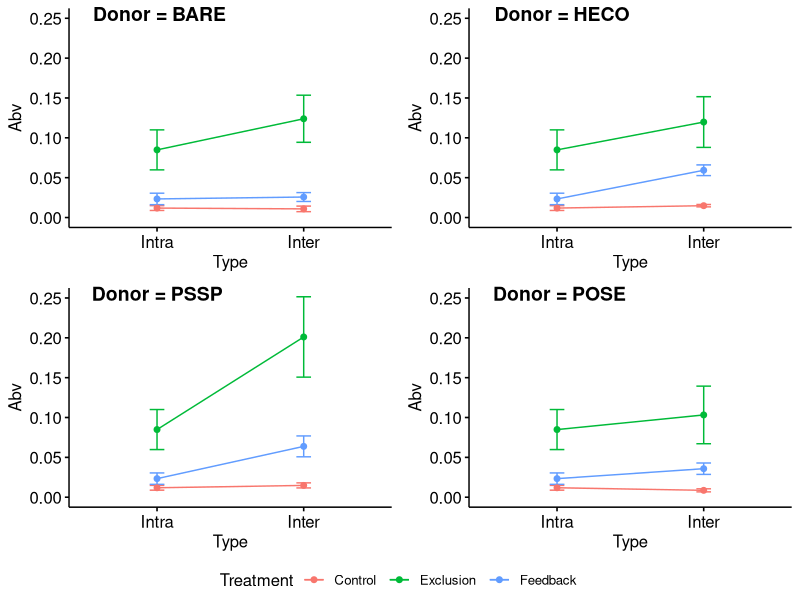
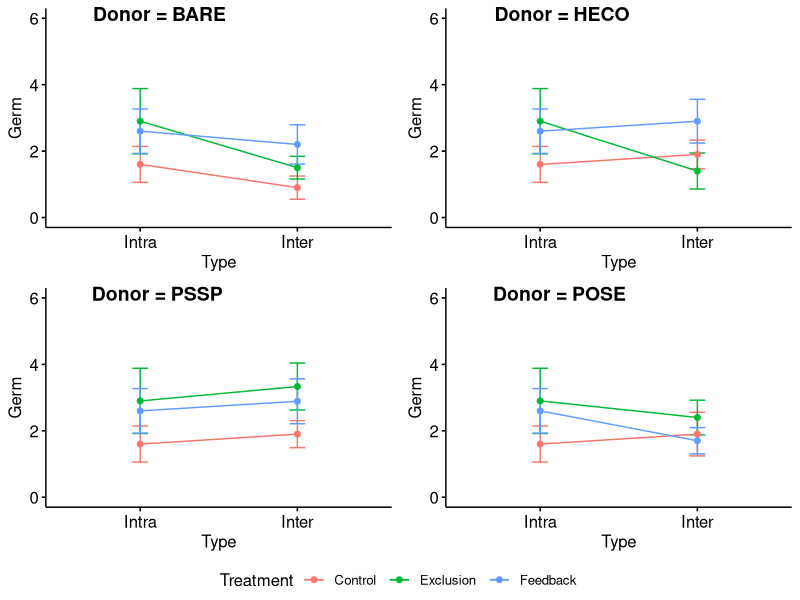
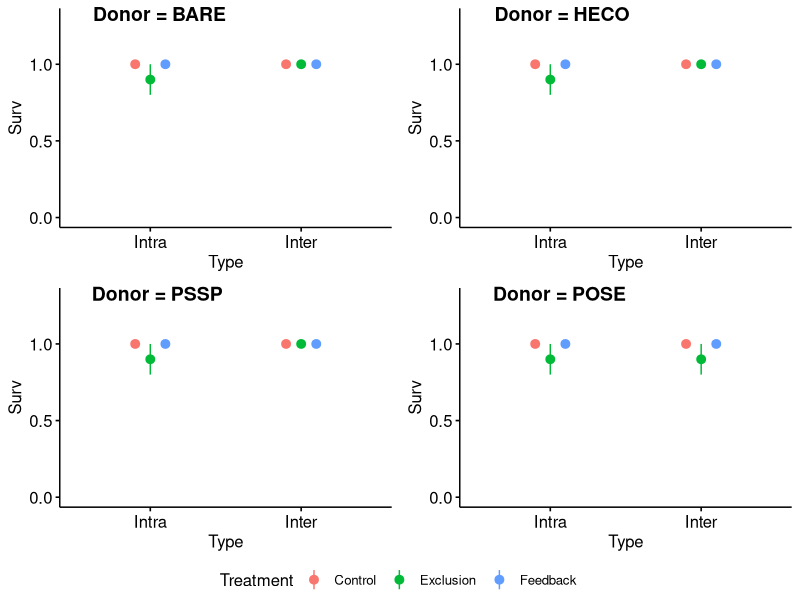
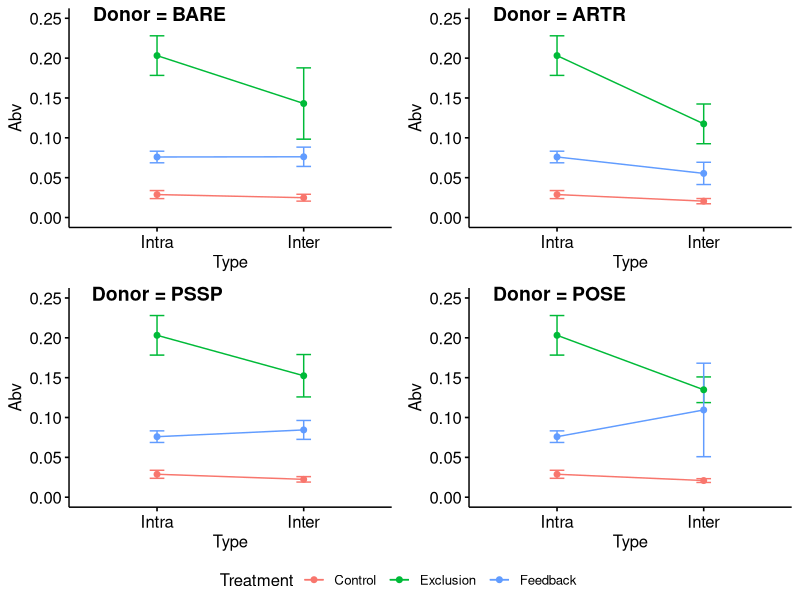
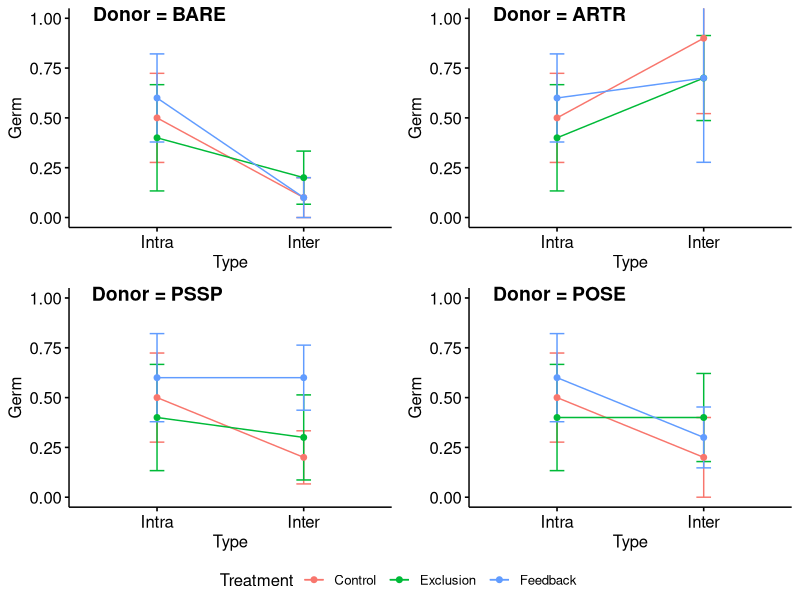
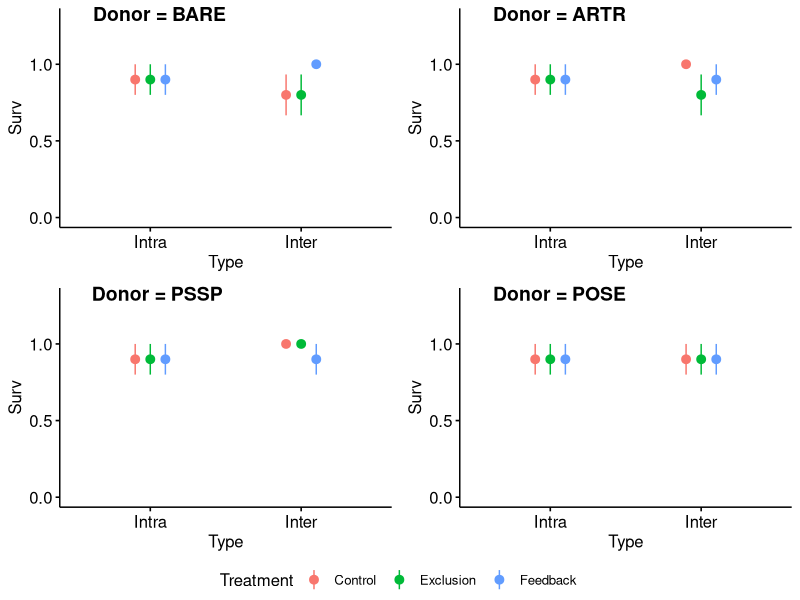
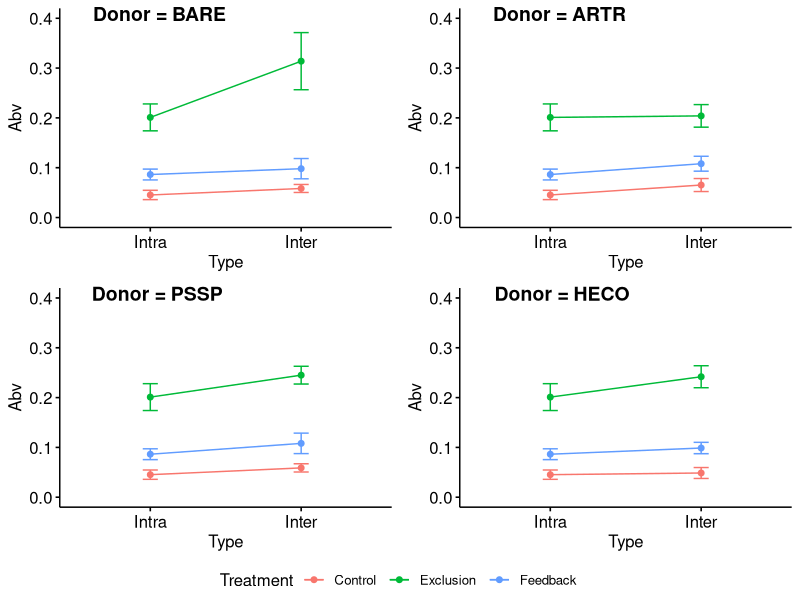
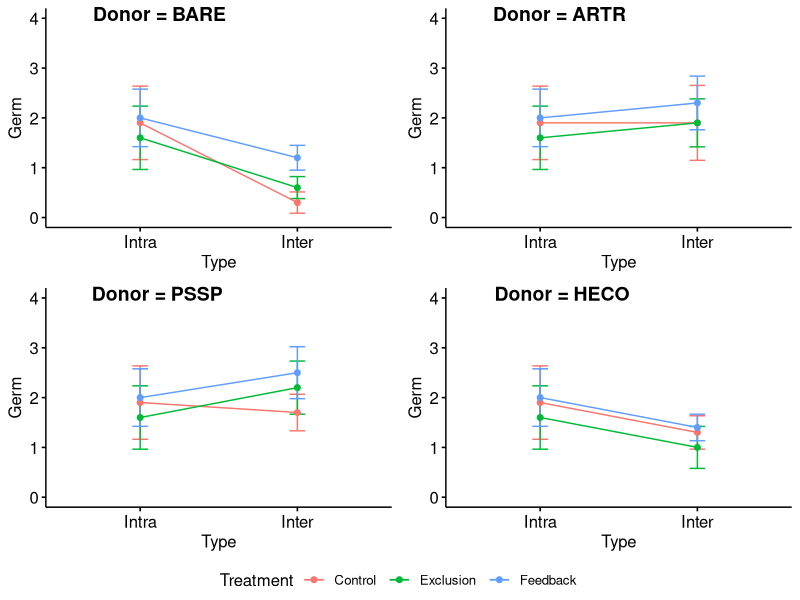

Write the R code that produced these figures, in order.
########################################
#Code to visualize all abv biomass data#
########################################

setwd("C:/Users/A02268715/Box Sync/PSFcoexist/R/PSFcoexist")
library(car)
library(ggpubr)

#Data import------------------------
all<-read.csv("./data/Transplant data clean 190102.csv")

#Subset data by transplant species-----------
ARTR<-subset(all,Transplant=="ARTR")
POSE<-subset(all,Transplant=="POSE")
PSSP<-subset(all,Transplant=="PSSP")
HECO<-subset(all,Transplant=="HECO")

#ARTR--------------------------------
#Add Intra/Inter labels
ARTR$Type[ARTR$DonorSpp=="ARTR"]<-"Intra"
ARTR$Type[ARTR$DonorSpp!="ARTR"]<-"Inter"
ARTR$Type <- factor(ARTR$Type, levels=c("Intra", "Inter"))#Flip the order of factors for easier visualization

#Take out the rows where labels mixed up and cannot ascertain treatment
ARTR<-subset(ARTR,Treatment%in%c("Control","Exclusion","Feedback"))

#ARTR aboveground biomass visualization
#Make each donor plot separately
artrBARE<-ggpar(ggline(ARTR[ARTR$DonorSpp=="BARE"|ARTR$DonorSpp=="ARTR",], x = "Type", y = "Abv",  
                 add = c("mean_se"),
                 color = "Treatment"),
                ylim=c(0,0.25))
artrHECO<-ggpar(ggline(ARTR[ARTR$DonorSpp=="HECO"|ARTR$DonorSpp=="ARTR",], x = "Type", y = "Abv",  
                 add = c("mean_se"),
                 color = "Treatment"),
                ylim=c(0,0.25))
artrPSSP<-ggpar(ggline(ARTR[ARTR$DonorSpp=="PSSP"|ARTR$DonorSpp=="ARTR",], x = "Type", y = "Abv",  
                 add = c("mean_se"),
                 color = "Treatment"),
                ylim=c(0,0.25))
artrPOSE<-ggpar(ggline(ARTR[ARTR$DonorSpp=="POSE"|ARTR$DonorSpp=="ARTR",], x = "Type", y = "Abv",  
                 add = c("mean_se"),
                 color = "Treatment"),
                ylim=c(0,0.25))
#Put plots together
ggarrange(artrBARE , artrHECO, artrPSSP,artrPOSE, 
          labels = c("Donor = BARE", "Donor = HECO", "Donor = PSSP","Donor = POSE"),
          common.legend = TRUE, legend = "bottom",
          hjust=-0.7,
          ncol = 2, nrow = 2)

#ARTR germination visualization
#Make each donor plot separately
g.artrBARE<-ggpar(ggline(ARTR[ARTR$DonorSpp=="BARE"|ARTR$DonorSpp=="ARTR",], x = "Type", y = "Germ",  
                       add = c("mean_se"),
                       color = "Treatment"),
                ylim=c(0,6))
g.artrHECO<-ggpar(ggline(ARTR[ARTR$DonorSpp=="HECO"|ARTR$DonorSpp=="ARTR",], x = "Type", y = "Germ",  
                       add = c("mean_se"),
                       color = "Treatment"),
                ylim=c(0,6))
g.artrPSSP<-ggpar(ggline(ARTR[ARTR$DonorSpp=="PSSP"|ARTR$DonorSpp=="ARTR",], x = "Type", y = "Germ",  
                       add = c("mean_se"),
                       color = "Treatment"),
                ylim=c(0,6))
g.artrPOSE<-ggpar(ggline(ARTR[ARTR$DonorSpp=="POSE"|ARTR$DonorSpp=="ARTR",], x = "Type", y = "Germ",  
                       add = c("mean_se"),
                       color = "Treatment"),
                ylim=c(0,6))
#Put plots together
ggarrange(g.artrBARE , g.artrHECO, g.artrPSSP,g.artrPOSE, 
          labels = c("Donor = BARE", "Donor = HECO", "Donor = PSSP","Donor = POSE"),
          common.legend = TRUE, legend = "bottom",
          hjust=-0.7,
          ncol = 2, nrow = 2)


#ARTR survival visualization
#Make each donor plot separately
s.artrBARE<-ggpar(ggerrorplot(ARTR[ARTR$DonorSpp=="BARE"|ARTR$DonorSpp=="ARTR",], x = "Type", y = "Surv", 
                              desc_stat = "mean_se", 
                              color = "Treatment", 
                              position = position_dodge(0.3)),
                  ylim=c(0,1.3))
s.artrHECO<-ggpar(ggerrorplot(ARTR[ARTR$DonorSpp=="HECO"|ARTR$DonorSpp=="ARTR",], x = "Type", y = "Surv", 
                              desc_stat = "mean_se", 
                              color = "Treatment", 
                              position = position_dodge(0.3)),
                  ylim=c(0,1.3))
s.artrPSSP<-ggpar(ggerrorplot(ARTR[ARTR$DonorSpp=="PSSP"|ARTR$DonorSpp=="ARTR",], x = "Type", y = "Surv", 
                              desc_stat = "mean_se", 
                              color = "Treatment", 
                              position = position_dodge(0.3)),
                  ylim=c(0,1.3))
s.artrPOSE<-ggpar(ggerrorplot(ARTR[ARTR$DonorSpp=="POSE"|ARTR$DonorSpp=="ARTR",], x = "Type", y = "Surv",  
                              desc_stat = "mean_se", 
                              color = "Treatment", 
                              position = position_dodge(0.3)),
                  ylim=c(0,1.3))
#Put plots together
ggarrange(s.artrBARE , s.artrHECO, s.artrPSSP,s.artrPOSE, 
          labels = c("Donor = BARE", "Donor = HECO", "Donor = PSSP","Donor = POSE"),
          common.legend = TRUE, legend = "bottom",
          hjust=-0.7,
          ncol = 2, nrow = 2)

#HECO--------------------------------
#Add Intra/Inter labels
HECO$Type[HECO$DonorSpp=="HECO"]<-"Intra"
HECO$Type[HECO$DonorSpp!="HECO"]<-"Inter"
HECO$Type <- factor(HECO$Type, levels=c("Intra", "Inter"))#Flip the order of factors for easier visualization

#HECO aboveground biomass visualization
#Make each donor plot separately
hecoBARE<-ggpar(ggline(HECO[HECO$DonorSpp=="BARE"|HECO$DonorSpp=="HECO",], x = "Type", y = "Abv",  
                       add = c("mean_se"),
                       color = "Treatment"),
                ylim=c(0,0.25))
hecoARTR<-ggpar(ggline(HECO[HECO$DonorSpp=="ARTR"|HECO$DonorSpp=="HECO",], x = "Type", y = "Abv",  
                       add = c("mean_se"),
                       color = "Treatment"),
                ylim=c(0,0.25))
hecoPSSP<-ggpar(ggline(HECO[HECO$DonorSpp=="PSSP"|HECO$DonorSpp=="HECO",], x = "Type", y = "Abv",  
                       add = c("mean_se"),
                       color = "Treatment"),
                ylim=c(0,0.25))
hecoPOSE<-ggpar(ggline(HECO[HECO$DonorSpp=="POSE"|HECO$DonorSpp=="HECO",], x = "Type", y = "Abv",  
                       add = c("mean_se"),
                       color = "Treatment"),
                ylim=c(0,0.25))
#Put plots together
ggarrange(hecoBARE , hecoARTR, hecoPSSP,hecoPOSE, 
          labels = c("Donor = BARE", "Donor = ARTR", "Donor = PSSP","Donor = POSE"),
          common.legend = TRUE, legend = "bottom",
          hjust=-0.7,
          ncol = 2, nrow = 2)

#HECO germination visualization
#Make each donor plot separately
g.hecoBARE<-ggpar(ggline(HECO[HECO$DonorSpp=="BARE"|HECO$DonorSpp=="HECO",], x = "Type", y = "Germ",  
                       add = c("mean_se"),
                       color = "Treatment"),
                ylim=c(0,1))
g.hecoARTR<-ggpar(ggline(HECO[HECO$DonorSpp=="ARTR"|HECO$DonorSpp=="HECO",], x = "Type", y = "Germ",  
                       add = c("mean_se"),
                       color = "Treatment"),
                ylim=c(0,1))
g.hecoPSSP<-ggpar(ggline(HECO[HECO$DonorSpp=="PSSP"|HECO$DonorSpp=="HECO",], x = "Type", y = "Germ",  
                       add = c("mean_se"),
                       color = "Treatment"),
                ylim=c(0,1))
g.hecoPOSE<-ggpar(ggline(HECO[HECO$DonorSpp=="POSE"|HECO$DonorSpp=="HECO",], x = "Type", y = "Germ",  
                       add = c("mean_se"),
                       color = "Treatment"),
                ylim=c(0,1))
#Put plots together
ggarrange(g.hecoBARE ,g.hecoARTR, g.hecoPSSP,g.hecoPOSE, 
          labels = c("Donor = BARE", "Donor = ARTR", "Donor = PSSP","Donor = POSE"),
          common.legend = TRUE, legend = "bottom",
          hjust=-0.7,
          ncol = 2, nrow = 2)

#HECO survival visualization
#Make each donor plot separately
s.hecoBARE<-ggpar(ggerrorplot(HECO[HECO$DonorSpp=="BARE"|HECO$DonorSpp=="HECO",], x = "Type", y = "Surv", 
                              desc_stat = "mean_se", 
                              color = "Treatment", 
                              position = position_dodge(0.3)),
            ylim=c(0,1.3))
s.hecoARTR<-ggpar(ggerrorplot(HECO[HECO$DonorSpp=="ARTR"|HECO$DonorSpp=="HECO",], x = "Type", y = "Surv", 
                              desc_stat = "mean_se", 
                              color = "Treatment", 
                              position = position_dodge(0.3)),
                  ylim=c(0,1.3))
s.hecoPSSP<-ggpar(ggerrorplot(HECO[HECO$DonorSpp=="PSSP"|HECO$DonorSpp=="HECO",], x = "Type", y = "Surv", 
                              desc_stat = "mean_se", 
                              color = "Treatment", 
                              position = position_dodge(0.3)),
                  ylim=c(0,1.3))
s.hecoPOSE<-ggpar(ggerrorplot(HECO[HECO$DonorSpp=="POSE"|HECO$DonorSpp=="HECO",], x = "Type", y = "Surv", 
                              desc_stat = "mean_se", 
                              color = "Treatment", 
                              position = position_dodge(0.3)),
                  ylim=c(0,1.3))
#Put plots together
ggarrange(s.hecoBARE ,s.hecoARTR, s.hecoPSSP,s.hecoPOSE, 
          labels = c("Donor = BARE", "Donor = ARTR", "Donor = PSSP","Donor = POSE"),
          common.legend = TRUE, legend = "bottom",
          hjust=-0.7,
          ncol = 2, nrow = 2)

#POSE--------------------------------
#Add Intra/Inter labels
POSE$Type[POSE$DonorSpp=="POSE"]<-"Intra"
POSE$Type[POSE$DonorSpp!="POSE"]<-"Inter"
POSE$Type <- factor(POSE$Type, levels=c("Intra", "Inter"))#Flip the order of factors for easier visualization

#POSE aboveground biomass visualization
#Make each donor plot separately
poseBARE<-ggpar(ggline(POSE[POSE$DonorSpp=="BARE"|POSE$DonorSpp=="POSE",], x = "Type", y = "Abv",  
                       add = c("mean_se"),
                       color = "Treatment"),
                ylim=c(0,0.4))
poseARTR<-ggpar(ggline(POSE[POSE$DonorSpp=="ARTR"|POSE$DonorSpp=="POSE",], x = "Type", y = "Abv",  
                       add = c("mean_se"),
                       color = "Treatment"),
                ylim=c(0,0.4))
posePSSP<-ggpar(ggline(POSE[POSE$DonorSpp=="PSSP"|POSE$DonorSpp=="POSE",], x = "Type", y = "Abv",  
                       add = c("mean_se"),
                       color = "Treatment"),
                ylim=c(0,0.4))
poseHECO<-ggpar(ggline(POSE[POSE$DonorSpp=="HECO"|POSE$DonorSpp=="POSE",], x = "Type", y = "Abv",  
                       add = c("mean_se"),
                       color = "Treatment"),
                ylim=c(0,0.4))
#Put plots together
ggarrange(poseBARE , poseARTR, posePSSP,poseHECO, 
          labels = c("Donor = BARE", "Donor = ARTR", "Donor = PSSP","Donor = HECO"),
          common.legend = TRUE, legend = "bottom",
          hjust=-0.7,
          ncol = 2, nrow = 2)

#POSE germination visualization
#Make each donor plot separately
g.poseBARE<-ggpar(ggline(POSE[POSE$DonorSpp=="BARE"|POSE$DonorSpp=="POSE",], x = "Type", y = "Germ",  
                       add = c("mean_se"),
                       color = "Treatment"),
                ylim=c(0,4))
g.poseARTR<-ggpar(ggline(POSE[POSE$DonorSpp=="ARTR"|POSE$DonorSpp=="POSE",], x = "Type", y = "Germ",  
                       add = c("mean_se"),
                       color = "Treatment"),
                ylim=c(0,4))
g.posePSSP<-ggpar(ggline(POSE[POSE$DonorSpp=="PSSP"|POSE$DonorSpp=="POSE",], x = "Type", y = "Germ",  
                       add = c("mean_se"),
                       color = "Treatment"),
                ylim=c(0,4))
g.poseHECO<-ggpar(ggline(POSE[POSE$DonorSpp=="HECO"|POSE$DonorSpp=="POSE",], x = "Type", y = "Germ",  
                       add = c("mean_se"),
                       color = "Treatment"),
                ylim=c(0,4))
#Put plots together
ggarrange(g.poseBARE , g.poseARTR, g.posePSSP,g.poseHECO, 
          labels = c("Donor = BARE", "Donor = ARTR", "Donor = PSSP","Donor = HECO"),
          common.legend = TRUE, legend = "bottom",
          hjust=-0.7,
          ncol = 2, nrow = 2)

#POSE survival visualization
#Make each donor plot separately
s.poseBARE<-ggpar(ggline(POSE[POSE$DonorSpp=="BARE"|POSE$DonorSpp=="POSE",], x = "Type", y = "Surv",  
                         add = c("mean_se"),
                         color = "Treatment"),
                  ylim=c(0,1.3))
s.poseARTR<-ggpar(ggline(POSE[POSE$DonorSpp=="ARTR"|POSE$DonorSpp=="POSE",], x = "Type", y = "Surv",  
                         add = c("mean_se"),
                         color = "Treatment"),
                  ylim=c(0,1.3))
s.posePSSP<-ggpar(ggline(POSE[POSE$DonorSpp=="PSSP"|POSE$DonorSpp=="POSE",], x = "Type", y = "Surv",  
                         add = c("mean_se"),
                         color = "Treatment"),
                  ylim=c(0,1.3))
s.poseHECO<-ggpar(ggline(POSE[POSE$DonorSpp=="HECO"|POSE$DonorSpp=="POSE",], x = "Type", y = "Surv",  
                         add = c("mean_se"),
                         color = "Treatment"),
                  ylim=c(0,1.3))
#Put plots together
ggarrange(s.poseBARE , s.poseARTR, s.posePSSP,s.poseHECO, 
          labels = c("Donor = BARE", "Donor = ARTR", "Donor = PSSP","Donor = HECO"),
          common.legend = TRUE, legend = "bottom",
          hjust=-0.7,
          ncol = 2, nrow = 2)

#PSSP--------------------------------
#Add Intra/Inter labels
PSSP$Type[PSSP$DonorSpp=="PSSP"]<-"Intra"
PSSP$Type[PSSP$DonorSpp!="PSSP"]<-"Inter"
PSSP$Type <- factor(PSSP$Type, levels=c("Intra", "Inter"))#Flip the order of factors for easier visualization

#PSSP aboveground biommas visualization
#Make each donor plot separately
psspBARE<-ggpar(ggline(PSSP[PSSP$DonorSpp=="BARE"|PSSP$DonorSpp=="PSSP",], x = "Type", y = "Abv",  
                       add = c("mean_se"),
                       color = "Treatment"),
                ylim=c(0,0.4))
psspARTR<-ggpar(ggline(PSSP[PSSP$DonorSpp=="ARTR"|PSSP$DonorSpp=="PSSP",], x = "Type", y = "Abv",  
                       add = c("mean_se"),
                       color = "Treatment"),
                ylim=c(0,0.4))
psspPOSE<-ggpar(ggline(PSSP[PSSP$DonorSpp=="POSE"|PSSP$DonorSpp=="PSSP",], x = "Type", y = "Abv",  
                       add = c("mean_se"),
                       color = "Treatment"),
                ylim=c(0,0.4))
psspHECO<-ggpar(ggline(PSSP[PSSP$DonorSpp=="HECO"|PSSP$DonorSpp=="PSSP",], x = "Type", y = "Abv",  
                       add = c("mean_se"),
                       color = "Treatment"),
                ylim=c(0,0.4))
#Put plots together
ggarrange(psspBARE , psspARTR, psspPOSE,psspHECO, 
          labels = c("Donor = BARE", "Donor = ARTR", "Donor = POSE","Donor = HECO"),
          common.legend = TRUE, legend = "bottom",
          hjust=-0.7,
          ncol = 2, nrow = 2)

#PSSP germination visualization
#Make each donor plot separately
g.psspBARE<-ggpar(ggline(PSSP[PSSP$DonorSpp=="BARE"|PSSP$DonorSpp=="PSSP",], x = "Type", y = "Germ",  
                       add = c("mean_se"),
                       color = "Treatment"),
                ylim=c(0,3))
g.psspARTR<-ggpar(ggline(PSSP[PSSP$DonorSpp=="ARTR"|PSSP$DonorSpp=="PSSP",], x = "Type", y = "Germ",  
                       add = c("mean_se"),
                       color = "Treatment"),
                ylim=c(0,3))
g.psspPOSE<-ggpar(ggline(PSSP[PSSP$DonorSpp=="POSE"|PSSP$DonorSpp=="PSSP",], x = "Type", y = "Germ",  
                       add = c("mean_se"),
                       color = "Treatment"),
                ylim=c(0,3))
g.psspHECO<-ggpar(ggline(PSSP[PSSP$DonorSpp=="HECO"|PSSP$DonorSpp=="PSSP",], x = "Type", y = "Germ",  
                       add = c("mean_se"),
                       color = "Treatment"),
                ylim=c(0,3))
#Put plots together
ggarrange(g.psspBARE , g.psspARTR, g.psspPOSE,g.psspHECO, 
          labels = c("Donor = BARE", "Donor = ARTR", "Donor = POSE","Donor = HECO"),
          common.legend = TRUE, legend = "bottom",
          hjust=-0.7,
          ncol = 2, nrow = 2)

#PSSP survival visualization
#Make each donor plot separately
s.psspBARE<-ggpar(ggerrorplot(PSSP[PSSP$DonorSpp=="BARE"|PSSP$DonorSpp=="PSSP",], x = "Type", y = "Surv", 
                              desc_stat = "mean_se", 
                              color = "Treatment", 
                              position = position_dodge(0.3)),
                  ylim=c(0,1.3))
s.psspARTR<-ggpar(ggerrorplot(PSSP[PSSP$DonorSpp=="ARTR"|PSSP$DonorSpp=="PSSP",], x = "Type", y = "Surv", 
                              desc_stat = "mean_se", 
                              color = "Treatment", 
                              position = position_dodge(0.3)),
                  ylim=c(0,1.3))
s.psspPOSE<-ggpar(ggerrorplot(PSSP[PSSP$DonorSpp=="POSE"|PSSP$DonorSpp=="PSSP",], x = "Type", y = "Surv", 
                              desc_stat = "mean_se", 
                              color = "Treatment", 
                              position = position_dodge(0.3)),
                  ylim=c(0,1.3))
s.psspHECO<-ggpar(ggerrorplot(PSSP[PSSP$DonorSpp=="HECO"|PSSP$DonorSpp=="PSSP",], x = "Type", y = "Surv", 
                              desc_stat = "mean_se", 
                              color = "Treatment", 
                              position = position_dodge(0.3)),
                  ylim=c(0,1.3))
#Put plots together
ggarrange(s.psspBARE , s.psspARTR, s.psspPOSE,s.psspHECO, 
          labels = c("Donor = BARE", "Donor = ARTR", "Donor = POSE","Donor = HECO"),
          common.legend = TRUE, legend = "bottom",
          hjust=-0.7,
          ncol = 2, nrow = 2)

#Look at species together--------------------------------
allClean<-rbind.data.frame(ARTR,POSE,HECO,PSSP)

abv<-ggline(allClean, x = "DonorSpp", y = "Abv",
       add = c("mean_se"),
       color = "Treatment")
surv<-ggline(allClean, x = "DonorSpp", y = "Surv",
            add = c("mean_se"),
            color = "Treatment")
germ<-ggline(allClean, x = "DonorSpp", y = "Germ",
            add = c("mean_se"),
            color = "Treatment")
#Put plots together
ggarrange(abv , surv, germ,
          common.legend = TRUE, legend = "bottom",
          ncol = 1, nrow = 3)
